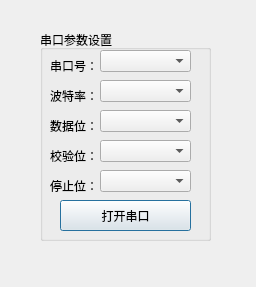
<?xml version="1.0" encoding="UTF-8"?>
<ui version="4.0">
 <class>settingDialog</class>
 <widget class="QDialog" name="settingDialog">
  <property name="geometry">
   <rect>
    <x>0</x>
    <y>0</y>
    <width>256</width>
    <height>287</height>
   </rect>
  </property>
  <property name="windowTitle">
   <string>串口设置界面</string>
  </property>
  <widget class="QGroupBox" name="gbox1">
   <property name="geometry">
    <rect>
     <x>40</x>
     <y>30</y>
     <width>171</width>
     <height>211</height>
    </rect>
   </property>
   <property name="title">
    <string>串口参数设置</string>
   </property>
   <widget class="QLabel" name="label">
    <property name="geometry">
     <rect>
      <x>10</x>
      <y>30</y>
      <width>54</width>
      <height>12</height>
     </rect>
    </property>
    <property name="text">
     <string>串口号：</string>
    </property>
   </widget>
   <widget class="QComboBox" name="serialPortInfoListBox">
    <property name="geometry">
     <rect>
      <x>60</x>
      <y>20</y>
      <width>91</width>
      <height>22</height>
     </rect>
    </property>
   </widget>
   <widget class="QComboBox" name="baudRateBox">
    <property name="geometry">
     <rect>
      <x>60</x>
      <y>50</y>
      <width>91</width>
      <height>22</height>
     </rect>
    </property>
   </widget>
   <widget class="QLabel" name="label_2">
    <property name="geometry">
     <rect>
      <x>10</x>
      <y>60</y>
      <width>54</width>
      <height>12</height>
     </rect>
    </property>
    <property name="text">
     <string>波特率：</string>
    </property>
   </widget>
   <widget class="QComboBox" name="dataBitsBox">
    <property name="geometry">
     <rect>
      <x>60</x>
      <y>80</y>
      <width>91</width>
      <height>22</height>
     </rect>
    </property>
   </widget>
   <widget class="QLabel" name="label_3">
    <property name="geometry">
     <rect>
      <x>10</x>
      <y>90</y>
      <width>54</width>
      <height>12</height>
     </rect>
    </property>
    <property name="text">
     <string>数据位：</string>
    </property>
   </widget>
   <widget class="QLabel" name="label_4">
    <property name="geometry">
     <rect>
      <x>10</x>
      <y>120</y>
      <width>54</width>
      <height>12</height>
     </rect>
    </property>
    <property name="text">
     <string>校验位：</string>
    </property>
   </widget>
   <widget class="QLabel" name="label_5">
    <property name="geometry">
     <rect>
      <x>10</x>
      <y>150</y>
      <width>54</width>
      <height>12</height>
     </rect>
    </property>
    <property name="text">
     <string>停止位：</string>
    </property>
   </widget>
   <widget class="QComboBox" name="parityBox">
    <property name="geometry">
     <rect>
      <x>60</x>
      <y>110</y>
      <width>91</width>
      <height>22</height>
     </rect>
    </property>
   </widget>
   <widget class="QComboBox" name="stopBitsBox">
    <property name="geometry">
     <rect>
      <x>60</x>
      <y>140</y>
      <width>91</width>
      <height>22</height>
     </rect>
    </property>
   </widget>
   <widget class="QPushButton" name="btnOpen">
    <property name="geometry">
     <rect>
      <x>20</x>
      <y>170</y>
      <width>131</width>
      <height>31</height>
     </rect>
    </property>
    <property name="cursor">
     <cursorShape>PointingHandCursor</cursorShape>
    </property>
    <property name="text">
     <string>打开串口</string>
    </property>
   </widget>
  </widget>
 </widget>
 <resources/>
 <connections/>
</ui>
